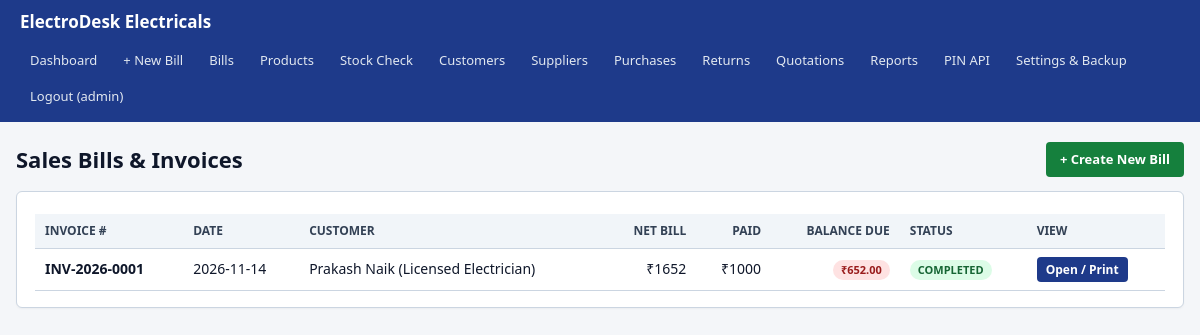
/billing (signed in), run on the app's committed database.
### tables this page shows
CREATE TABLE store_settings (
    id INTEGER PRIMARY KEY CHECK (id = 1),
    store_name TEXT NOT NULL DEFAULT 'ElectroDesk Electricals',
    store_address TEXT NOT NULL DEFAULT 'Main Market Road, Goa',
    store_phone TEXT NOT NULL DEFAULT '',
    default_tax_rate NUMERIC NOT NULL DEFAULT 0.00
);

CREATE TABLE sales (
    id INTEGER PRIMARY KEY AUTOINCREMENT,
    invoice_no TEXT NOT NULL UNIQUE,
    customer_id INTEGER,
    walkin_name TEXT,
    walkin_phone TEXT,
    subtotal NUMERIC NOT NULL DEFAULT 0.00,
    discount NUMERIC NOT NULL DEFAULT 0.00,
    tax_rate NUMERIC NOT NULL DEFAULT 0.00,
    tax_amount NUMERIC NOT NULL DEFAULT 0.00,
    total_amount NUMERIC NOT NULL DEFAULT 0.00,
    net_amount NUMERIC NOT NULL DEFAULT 0.00,
    paid_amount NUMERIC NOT NULL DEFAULT 0.00,
    status TEXT NOT NULL DEFAULT 'COMPLETED' CHECK (status IN ('COMPLETED', 'VOIDED')),
    submission_token TEXT NOT NULL UNIQUE,
    sale_date TEXT NOT NULL,
    created_at TEXT NOT NULL DEFAULT (datetime('now', 'localtime')),
    FOREIGN KEY (customer_id) REFERENCES customers(id)
);

CREATE TABLE customers (
    id INTEGER PRIMARY KEY AUTOINCREMENT,
    name TEXT NOT NULL,
    phone TEXT,
    address TEXT,
    pincode TEXT,
    notes TEXT,
    created_at TEXT NOT NULL DEFAULT (datetime('now', 'localtime'))
);

### routes/sales_routes.py (the view)
@sales_bp.route("/billing")
@login_required
def billing_list():
    db_path = current_app.config["DB_PATH"]
    sales = billing_service.list_sales(limit=100, db_path=db_path)
    return render_template("billing_list.html", sales=sales)

### app.py (called while the page is built)
def create_app(test_config: dict | None = None) -> Flask:
    app = Flask(__name__)
    app.config.from_object(Config)
    if test_config:
        app.config.update(test_config)
    init_db(db_path=app.config["DB_PATH"])
    if not app.config.get("TESTING"):
        backup_service.run_daily_auto_backup(
            db_path=app.config["DB_PATH"],
            backup_dir=app.config["BACKUP_DIR"],
        )
    @app.context_processor
    def inject_store_settings():
        return {"store": auth_service.get_store_settings(db_path=app.config["DB_PATH"])}
    app.register_blueprint(main_bp)
    app.register_blueprint(product_bp)
    app.register_blueprint(sales_bp)
    app.register_blueprint(purchase_bp)
    app.register_blueprint(ops_bp)
    app.register_blueprint(api_bp)
    return app

### database/db.py (called while the page is built)
def to_decimal(value) -> Decimal:
    if value is None or value == "":
        return Decimal("0.00")
    return Decimal(str(value)).quantize(Decimal("0.01"), rounding=ROUND_HALF_UP)

def get_connection(db_path: str | None = None) -> sqlite3.Connection:
    target_path = db_path or Config.DB_PATH
    conn = sqlite3.connect(target_path, timeout=10.0)
    conn.row_factory = sqlite3.Row
    conn.execute("PRAGMA foreign_keys = ON;")
    conn.execute("PRAGMA journal_mode = WAL;")
    conn.execute("PRAGMA busy_timeout = 5000;")
    return conn

### routes/__init__.py (called while the page is built)
def login_required(view_func):
    @wraps(view_func)
    def wrapped_view(*args, **kwargs):
        if "user_id" not in session:
            flash("Please log in to access ElectroDesk.", "warning")
            return redirect(url_for("main.login"))
        return view_func(*args, **kwargs)
    return wrapped_view

### services/auth_service.py (called while the page is built)
def get_store_settings(db_path: str | None = None) -> dict:
    conn = get_connection(db_path)
    try:
        row = conn.execute("SELECT * FROM store_settings WHERE id = 1").fetchone()
        return dict(row) if row else {
            "store_name": "ElectroDesk Electricals",
            "store_address": "Main Market Road, Goa",
            "store_phone": "",
            "default_tax_rate": "0.00",
        }
    finally:
        conn.close()

### templates/billing_list.html (shortened to what this page needs)
{% extends "base.html" %}
{% block content %}
<div class="page-header">
  <h1>Sales Bills &amp; Invoices</h1>
  <a href="{{ url_for('sales.new_bill') }}" class="btn btn-success">+ Create New Bill</a>
</div>
<div class="card">
  <div class="table-wrap">
    <table>
      <thead>
        <tr>
          <th>Invoice #</th>
          <th>Date</th>
          <th>Customer</th>
          <th class="num">Net Bill</th>
          <th class="num">Paid</th>
          <th class="num">Balance Due</th>
          <th>Status</th>
          <th>View</th>
        </tr>
      </thead>
      <tbody>
        {% for s in sales %}
        <tr>
          <td><strong>{{ s.invoice_no }}</strong></td>
          <td>{{ s.sale_date }}</td>
          <td>{{ s.customer_name or s.walkin_name or 'Walk-in Customer' }}</td>
          <td class="num">₹{{ s.net_amount }}</td>
          <td class="num">₹{{ s.paid_amount }}</td>
          <td class="num">
            {% if s.balance|float > 0 %}
              <span class="badge badge-danger">₹{{ s.balance }}</span>
            {% else %}
              ₹0.00
            {% endif %}
          </td>
          <td>
            {% if s.status == 'COMPLETED' %}
              <span class="badge badge-success">COMPLETED</span>
            {% else %}
              <span class="badge badge-warning">VOIDED</span>
            {% endif %}
          </td>
          <td><a href="{{ url_for('sales.bill_detail', sale_id=s.id) }}" class="btn btn-sm">Open / Print</a></td>
        </tr>
        {% else %}
        <tr><td colspan="8">No bills created yet. Click "+ Create New Bill" to start.</td></tr>
        {% endfor %}
      </tbody>
    </table>
  </div>
</div>
{% endblock %}

### templates/base.html (shortened to what this page needs)
<!DOCTYPE html>
<html lang="en">
<head>
  <link rel="stylesheet" href="{{ url_for('static', filename='style.css') }}">
</head>
<body>
  {% if session.get('user_id') %}
  <nav class="navbar no-print">
    <a class="brand" href="{{ url_for('main.dashboard') }}">{{ store.store_name }}</a>
    <div class="nav-links">
      <a href="{{ url_for('main.dashboard') }}">Dashboard</a>
      <a href="{{ url_for('sales.new_bill') }}">+ New Bill</a>
      <a href="{{ url_for('sales.billing_list') }}">Bills</a>
      <a href="{{ url_for('products.index') }}">Products</a>
      <a href="{{ url_for('products.reconcile') }}">Stock Check</a>
      <a href="{{ url_for('sales.customers') }}">Customers</a>
      <a href="{{ url_for('purchases.suppliers') }}">Suppliers</a>
      <a href="{{ url_for('purchases.purchases') }}">Purchases</a>
      <a href="{{ url_for('ops.returns') }}">Returns</a>
      <a href="{{ url_for('ops.quotations') }}">Quotations</a>
      <a href="{{ url_for('ops.reports') }}">Reports</a>
      <a href="{{ url_for('main.pin_lookup') }}">PIN API</a>
      <a href="{{ url_for('main.settings') }}">Settings &amp; Backup</a>
      <a href="{{ url_for('main.logout') }}">Logout ({{ session.get('username') }})</a>
    </div>
  </nav>
  {% endif %}
  <div class="container">
    {% block content %}{% endblock %}
  </div>
</body>
</html>

### static/style.css (style rules this page uses)
:root { --bg: #f4f6f9; --surface: #ffffff; --primary: #1e3a8a; --primary-hover: #1d4ed8; --secondary: #475569; --success: #15803d; --danger: #b91c1c; --warning: #b45309; --border: #cbd5e1; --text: #0f172a; --muted: #64748b; }
* { box-sizing: border-box; }
body { margin: 0; font-family: "Segoe UI", Tahoma, Geneva, Verdana, sans-serif; background: var(--bg); color: var(--text); font-size: 14px; line-height: 1.45; }
.navbar { background: var(--primary); color: #fff; padding: 10px 20px; display: flex; flex-wrap: wrap; align-items: center; justify-content: space-between; gap: 10px; }
.brand { font-weight: 700; font-size: 17px; color: #fff; text-decoration: none; }
.nav-links { display: flex; flex-wrap: wrap; gap: 6px; }
.nav-links a { color: #e2e8f0; text-decoration: none; padding: 6px 10px; border-radius: 4px; font-size: 13px; }
.container { max-width: 1220px; margin: 20px auto; padding: 0 16px; }
.card { background: var(--surface); border: 1px solid var(--border); border-radius: 6px; padding: 16px 18px; margin-bottom: 18px; box-shadow: 0 1px 2px rgba(0, 0, 0, 0.04); }
.btn { display: inline-block; padding: 8px 14px; border: none; border-radius: 4px; background: var(--primary); color: #fff; font-weight: 600; font-size: 13px; cursor: pointer; text-decoration: none; text-align: center; }
.btn-success { background: var(--success); }
.btn-sm { padding: 4px 9px; font-size: 12px; }
.table-wrap { overflow-x: auto; }
table { width: 100%; border-collapse: collapse; margin-top: 6px; }
th, td { padding: 8px 10px; border-bottom: 1px solid var(--border); text-align: left; }
th { background: #f1f5f9; font-weight: 700; font-size: 12px; text-transform: uppercase; color: #334155; }
.num { text-align: right; font-variant-numeric: tabular-nums; }
.badge { display: inline-block; padding: 2px 8px; border-radius: 12px; font-size: 11px; font-weight: 700; }
.badge-success { background: #dcfce7; color: #166534; }
.badge-danger { background: #fee2e2; color: #991b1b; }
.page-header { display: flex; justify-content: space-between; align-items: center; flex-wrap: wrap; gap: 10px; margin-bottom: 14px; }
.page-header h1 { margin: 0; font-size: 22px; }

### data on the page
store_settings: store_name "ElectroDesk Electricals"
sales: invoice_no "INV-2026-0001", sale_date "2026-11-14", name "Prakash Naik (Licensed Electrician)", net_amount "1652", paid_amount "1000", balance "652.00", status "COMPLETED"

### other printed values
{{ session.get('username') }} "admin"
